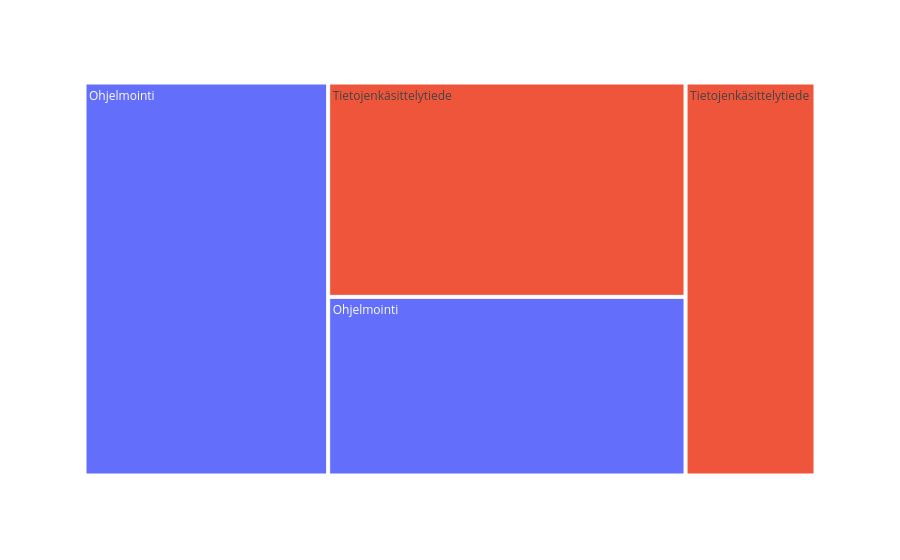

The code cell stored with this chart in its notebook:
### Code cell
fig = px.treemap(df,
                values='count',
                parents=[""] * len(df),
                ids='id',
                names='study_programme',
                color='color',
    )
fig.show()

### Figure 1 — Plotly figure (JSON) as saved in the notebook; plotly's stock layout.template omitted (floating-point values rounded to 4 significant figures)
{"data": [{"domain": {"x": [0, 1], "y": [0, 1]}, "hovertemplate": "study_programme=%{label}<br>count=%{value}<br>parent=%{parent}<br>id=%{id}<extra></extra>", "ids": [1, 2, 3, 4], "labels": ["Ohjelmointi", "Tietojenkäsittelytiede", "Ohjelmointi", "Tietojenkäsittelytiede"], "marker": {"colors": ["#636efa", "#EF553B", "#636efa", "#EF553B"]}, "name": "", "parents": ["", "", "", ""], "type": "treemap", "values": [150, 120, 100, 80]}], "layout": {"legend": {"tracegroupgap": 0}, "margin": {"t": 60}}}
